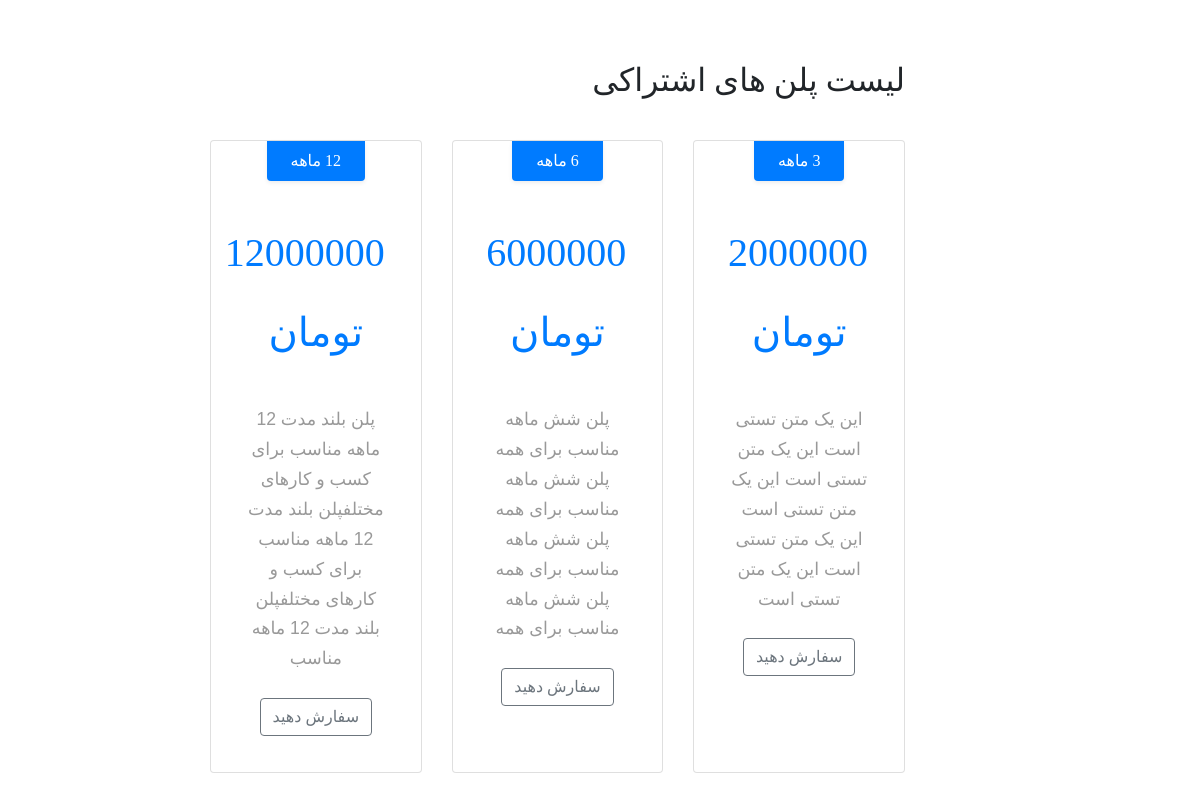
The page /dashboard/subscription-plan/ (signed in) on the database its author committed.
### product_module/models.py (models this page shows, shortened)
class SubscriptionPlan(models.Model):
    title = models.CharField(max_length=300)
    duration = models.PositiveIntegerField(help_text='مدت زمان اعتبار')
    price = models.DecimalField(max_digits=20, decimal_places=0, verbose_name='قیمت')
    short_description = models.CharField(verbose_name='توضحیات کوتاه', max_length=300, null=True, blank=True)
    description = models.TextField(verbose_name=' توضیحات اصلی', null=True, blank=True)
    is_active = models.BooleanField(default=False, verbose_name='فعال / غیر فعال')
    is_delete = models.BooleanField(default=False, verbose_name='حذف شده / حذف نشده')
    slug = models.SlugField(default="", null=False, blank=True, db_index=True, max_length=200, unique=True)
    start_date = models.DateField()
    end_date = models.DateField()
    class Meta:
        verbose_name = 'محصول'
        verbose_name_plural = 'محصولات'

### business_owner_panel/views.py (the view)
# urls.py: path('subscription-plan/', views.subscription_plan, name = 'subscription_plan'),
@login_required
def subscription_plan(request):
    plans = SubscriptionPlan.objects.all().order_by('duration')
    context = {
        'plans': plans,
    }
    return render(request, 'business_owner_panel/subscriptionplan.html', context)

### business_owner_panel/templates/business_owner_panel/subscriptionplan.html (shortened to what this page needs)
{% extends 'business_owner_panel/base.html' %}
{% load static %}
{% load thumbnail %}
{% load render_partial %}
{% block content %}
    <div class="container mb-5 mt-5">
    <h2>لیست پلن های اشتراکی</h2>
        <div class="pricing card-deck flex-column flex-md-row mb-3">
            {% for plan in plans %}
            <div class="card card-pricing text-center px-3 mb-4">
                <span class="h6 w-60 mx-auto px-4 py-1 rounded-bottom bg-primary text-white shadow-sm"> {{ plan.duration }} ماهه</span>
                <div class="bg-transparent card-header pt-4 border-0">
                    <h1 class="h1 font-weight-normal text-primary text-center mb-0" data-pricing-value="15"><span class="price">{{ plan.price }}</span> تومان</h1>
                </div>
                <div class="card-body pt-0">
                    <ul class="list-unstyled mb-4">
                        <p>{{ plan.description }}</p>
                    </ul>
                    <a href="{% url 'subscription_plan_detail' slug=plan.slug %}">
                        <button type="button" class="btn btn-outline-secondary mb-3">سفارش دهید</button>
                    </a>
                </div>
            </div>
            {% endfor %}
        </div>
    </div>
{% endblock %}

### business_owner_panel/static/business_owner_panel/css/index.css (style rules this page uses)
body { text-align: right; direction: rtl; font-family: vazir; background: #ffffff; }
p { font-family: vazir, sans-serif; font-size: 1.1em; font-weight: 300; line-height: 1.7em; color: #999; margin-top: 20px; }
a, a:hover, a:focus { color: inherit; text-decoration: none; transition: all 0.3s; }
i, span { display: inline-block; }
.container { float: right; }

### rows shown on the page
SubscriptionPlan: price "2000000", description "این یک متن تستی است این یک متن تستی است این یک متن تستی است این یک متن تستی است این یک متن تستی است"
SubscriptionPlan: price "6000000", description "پلن شش ماهه مناسب برای همه پلن شش ماهه مناسب برای همه پلن شش ماهه مناسب برای همه پلن شش ماهه مناسب برای همه"
SubscriptionPlan: price "12000000", description "پلن بلند مدت 12 ماهه مناسب برای کسب و کارهای مختلفپلن بلند مدت 12 ماهه مناسب برای کسب و کارهای مختلفپلن بلند مدت 12 ماهه مناسب"
